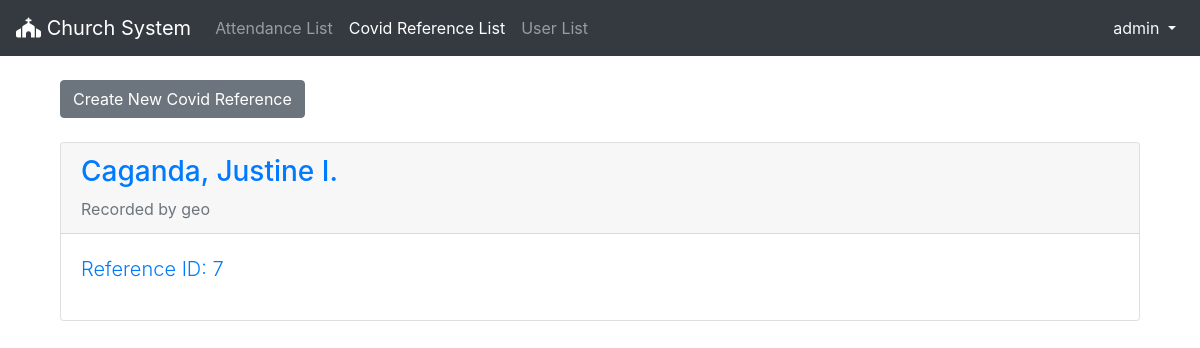
/ref/ (signed in), run on the app's committed database.
### staff/models.py (models this page shows)
class Staff(AbstractUser):
    class Sex(models.TextChoices):
        MAN = 'M', ('Man')
        WOMAN = 'F', ('Woman')
    sex = models.CharField('sex', max_length=1, choices=Sex.choices, null=True)
    def __str__(self):
        return f'{self.username}'

### reference/models.py (models this page shows, shortened)
class CovidReference(models.Model):
    user = models.OneToOneField(User, on_delete=models.CASCADE, primary_key=True)
    staff_id = models.ForeignKey(Staff, on_delete=models.PROTECT)
    covid_reference_id = models.CharField(max_length=6)
    verified = models.BooleanField(default=False)

### user/models.py (models this page shows, shortened)
class User(models.Model):
    class Sex(models.TextChoices):
        MAN = 'M', ('Man')
        WOMAN = 'F', ('Woman')
    first_name = models.CharField(max_length=50)
    middle_name = models.CharField(max_length=50)
    last_name = models.CharField(max_length=50)
    birthdate = models.DateField()
    age = models.IntegerField()
    sex = models.CharField(max_length=1, choices=Sex.choices, null=True)
    profession = models.CharField(max_length=50)
    staff = models.ForeignKey(Staff, on_delete=models.PROTECT)
    def __str__(self):
        return f'{self.last_name}, {self.first_name} {self.middle_name[0]}.'

### reference/views.py (the view)
# urls.py: path('', CovidReferenceListView.as_view(), name='ref_list'),
class CovidReferenceListView(LoginRequiredMixin, ListView):
    model = CovidReference
    template_name = 'ref_list.html'
    context_object_name = 'all_refs_list'

### templates/ref_list.html (shortened to what this page needs)
{% extends 'base.html' %}
{% block navbar %}
  <li class="nav-item">
    <a class="nav-link" href="{% url 'attend_list'%}">Attendance List</a>
  </li>
  <li class="nav-item">
      <a class="nav-link active" href="{% url 'ref_list' %}">Covid Reference List</a>
  </li>
  <li class="nav-item">
      <a class="nav-link" href="{% url 'user_list'%}">User List</a>
  </li>
{% endblock%}
{% block content%}
  <div class="container-fluid mt-4">
      <a href="{% url 'ref_new' %}"><button class="btn btn-secondary">Create New Covid Reference</button></a>
      {% for ref in all_refs_list %}
        <div class="card mt-4">
            <a style="text-decoration: none;" href="{% url 'ref_detail' ref.pk %}">
                <div class="card-header">
                    <span class="font-weight-bold d-block"><h3>{{ ref.user }}</h3></span>
                    <span class="text-muted">Recorded by {{ ref.staff_id }}</span>
                </div>
                <div class="card-body">
                    <p class="lead">Reference ID: {{ ref.covid_reference_id }}</p>
                </div>
            </a>
        </div>
      {% endfor %}
  </div>
{% endblock content%}

### templates/base.html (shortened to what this page needs)
{% load static %}
<!DOCTYPE html>
<html>
<head>
    <link rel="stylesheet" href="https://cdn.jsdelivr.net/npm/bootstrap@4.6.0/dist/css/bootstrap.min.css">
</head>
<body>
    <nav class="navbar navbar-expand-lg navbar-dark bg-dark">
        <a class="navbar-brand" href="{% url 'home' %}"><i class="fas fa-church"></i> Church System</a>
        <div class="collapse navbar-collapse" id="navbarSupportedContent">
            {% if user.is_authenticated %}
            <ul class="navbar-nav mr-auto">
              {% block navbar %}{% endblock%}
            </ul>
            <ul class="navbar-nav ml-auto">
                <li class="nav-item">
                    <a class="nav-link dropdown-toggle text-light" href="#" id="navbarDropdown" role="button" data-toggle="dropdown" aria-haspopup="true" aria-expanded="false">
                        {{ user.username }}
                    </a>
                </li>
            </ul>
            {% else %}
            <form class="form-inline ml-auto">
                <a href="{% url 'login' %}" class="btn btn-secondary">Log In</a>
                <a href="{% url 'signup' %}" class="btn btn-primary ml-2">Sign Up</a>
            </form>
            {% endif %}
        </div>
    </nav>
    <main>
        <div class="container">
            {% block content %}
            {% endblock content %}
        </div>
    </main>
</body>
</html>

### data on the page
Staff: username "admin"
CovidReference: user "Caganda, Justine I.", staff_id "geo", covid_reference_id "7"
